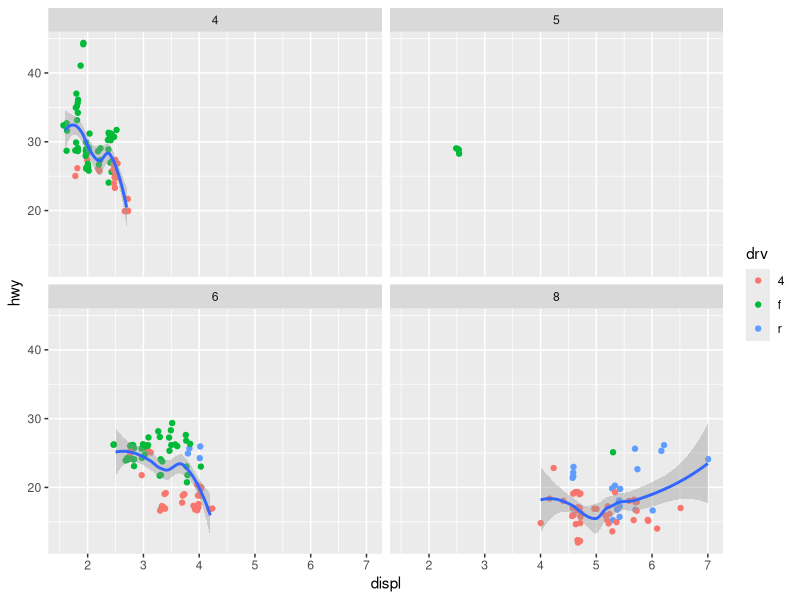
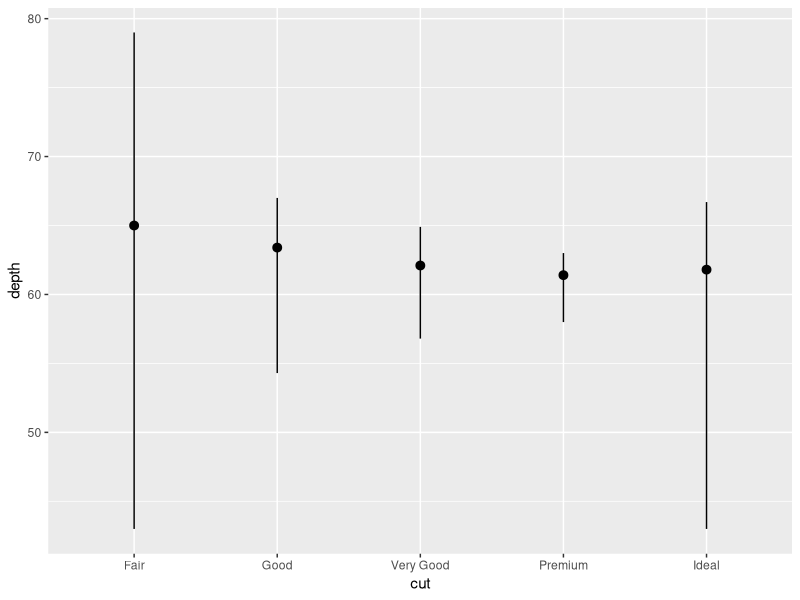
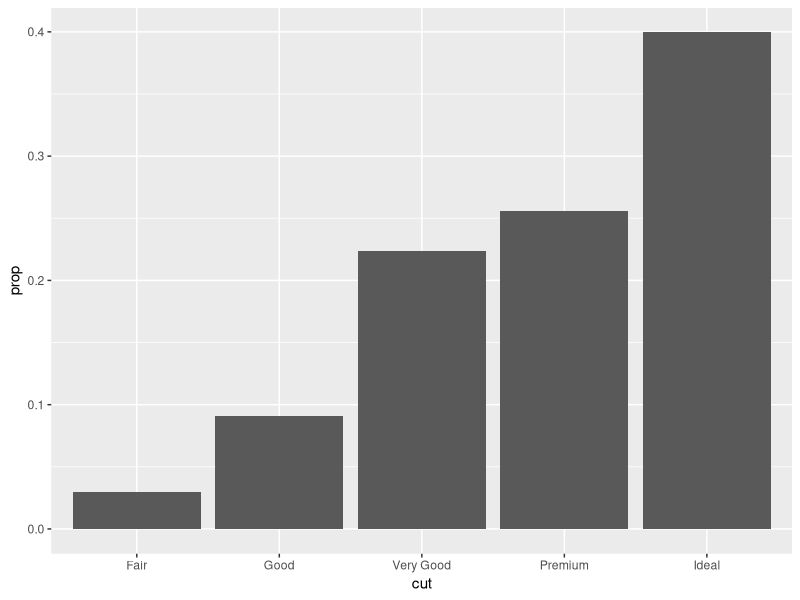

Generate these figures, in order, with R:
## ---- chunk 1
knitr::opts_chunk$set(echo = TRUE)
library(tidyverse)
## ---- chunk 2
ggplot(data = mpg, mapping = aes(x = displ, y = hwy)) +
    geom_point(position = "jitter", mapping = aes(color = drv)) +
    geom_smooth() +
    facet_wrap(~ cyl, nrow = 2)
## ---- chunk 3
ggplot(data = diamonds) +
  stat_summary(
    mapping = aes(x = cut, y = depth),
    fun.ymin = min,
    fun.ymax = max,
    fun.y = median
  )
## ---- chunk 4
ggplot(data = diamonds) +
  geom_bar(
    mapping = aes(x = cut, y = ..prop.., group = 1)
  )
